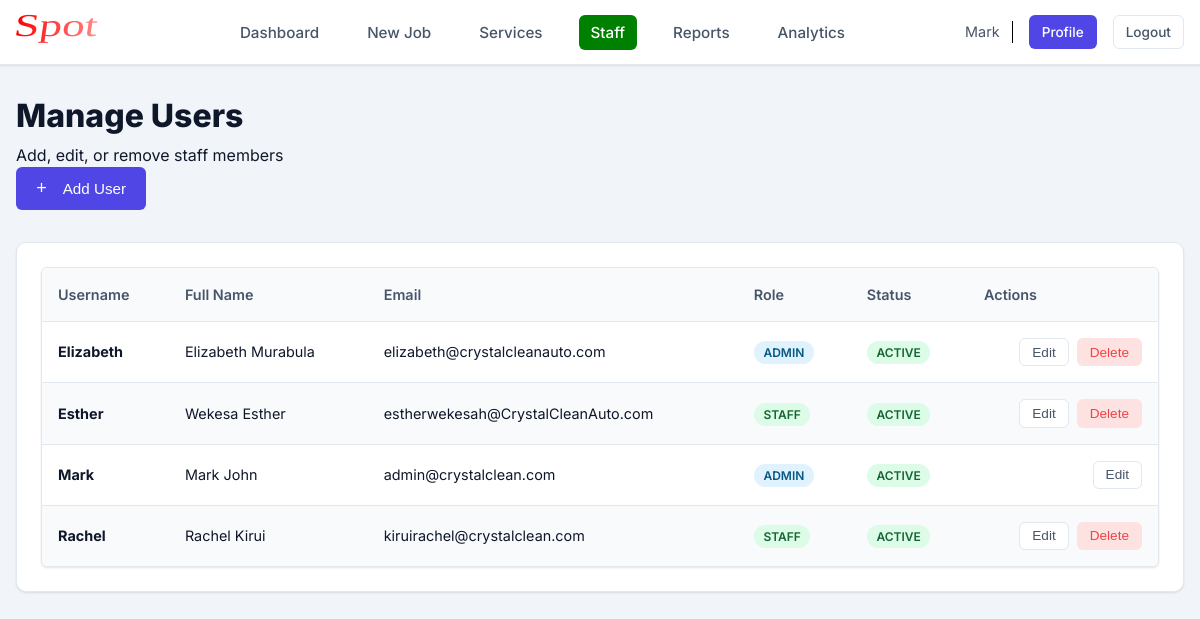
The app's page /users (signed in) with its own data.
### app/models.py (models this page shows, shortened)
class User(UserMixin, db.Model):
    __tablename__ = 'users'
    id = db.Column(db.Integer, primary_key=True)
    username = db.Column(db.String(80), unique=True, nullable=False, index=True)
    full_name = db.Column(db.String(120), nullable=False)
    email = db.Column(db.String(120), unique=True, nullable=False)
    password_hash = db.Column(db.String(255), nullable=False)
    role = db.Column(db.String(20), nullable=False, default='staff')  # 'admin' or 'staff'
    is_active = db.Column(db.Boolean, default=True)
    created_at = db.Column(db.DateTime, default=datetime.utcnow)
    cars = db.relationship('Car', backref='assigned_user', lazy='dynamic')
    notifications = db.relationship('Notification', backref='user', lazy='dynamic')

### app/routes.py (the view)
@app.route('/users')
@login_required
@admin_required
def manage_users():
    users = User.query.order_by(User.username).all()
    add_form = AddUserForm()
    edit_form = EditUserForm()
    return render_template('manage_users.html',
                         users=users,
                         add_form=add_form,
                         edit_form=edit_form)

### app/models.py (called while the page is built)
@login_manager.user_loader
def load_user(user_id):
    return User.query.get(int(user_id))

### app/utils.py (called while the page is built)
def admin_required(f):
    @wraps(f)
    def decorated_function(*args, **kwargs):
        if not current_user.is_authenticated:
            flash('Please log in to access this page.', 'error')
            return redirect(url_for('login'))
        if current_user.role != 'admin':
            flash('You do not have permission to access this page.', 'error')
            return redirect(url_for('staff_dashboard'))
        return f(*args, **kwargs)
    return decorated_function

### app/templates/manage_users.html (shortened to what this page needs)
{% extends "base.html" %}
{% block content %}
<div class="dashboard-header" style="margin-bottom: 32px;">
    <div>
        <h1 style="font-size: 32px; font-weight: 800; color: var(--text-dark);">Manage Users</h1>
        <p style="color: var(--text-light); margin-top: 8px;">Add, edit, or remove staff members</p>
    </div>
    <button class="btn btn-primary" onclick="openAddUserModal()">
        <span style="font-size: 18px; margin-right: 8px;">+</span> Add User
    </button>
</div>
<div class="card">
    <div class="card-body">
        {% if users %}
        <div class="table-responsive">
            <table class="table">
                <thead>
                    <tr>
                        <th>Username</th>
                        <th>Full Name</th>
                        <th>Email</th>
                        <th>Role</th>
                        <th>Status</th>
                        <th>Actions</th>
                    </tr>
                </thead>
                <tbody>
                    {% for user in users %}
                    <tr>
                        <td data-label="Username"><strong>{{ user.username }}</strong></td>
                        <td data-label="Full Name">{{ user.full_name }}</td>
                        <td data-label="Email">{{ user.email }}</td>
                        <td data-label="Role">
                            <span
                                class="badge {% if user.role == 'admin' %}badge-pending{% else %}badge-completed{% endif %}">
                                {{ user.role.upper() }}
                            </span>
                        </td>
                        <td data-label="Status">
                            <span
                                class="badge {% if user.is_active %}badge-completed{% else %}badge-in-progress{% endif %}">
                                {% if user.is_active %}Active{% else %}Inactive{% endif %}
                            </span>
                        </td>
                        <td data-label="Actions">
                            <div class="action-buttons" style="display: flex; gap: 0.5rem; justify-content: flex-end;">
                                <button class="btn btn-sm btn-secondary"
                                    onclick="openEditUserModal({{ user.id }}, '{{ user.username }}', '{{ user.full_name }}', '{{ user.email }}', '{{ user.role }}', {{ user.is_active|lower }})">
                                    Edit
                                </button>
                                {% if user.id != current_user.id %}
                                <form method="POST" action="{{ url_for('delete_user', user_id=user.id) }}"
                                    style="display: inline;"
                                    onsubmit="return confirm('Are you sure you want to delete this user?')">
                                    <button type="submit" class="btn btn-sm btn-danger">Delete</button>
                                </form>
                                {% endif %}
                            </div>
                        </td>
                    </tr>
                    {% endfor %}
                </tbody>
            </table>
        </div>
        {% endif %}
    </div>
</div>
{% endblock %}

### app/templates/base.html (shortened to what this page needs)
<!DOCTYPE html>
<html lang="en">
<head>
    <link rel="stylesheet" href="{{ url_for('static', filename='css/style.css') }}">
    <link rel="stylesheet" href="https://cdnjs.cloudflare.com/ajax/libs/font-awesome/6.5.1/css/all.min.css">
</head>
<body>
    {% if current_user.is_authenticated %}
    <nav class="navbar">
        <div class="nav-container">
            <a href="{{ url_for('admin_dashboard') if current_user.role == 'admin' else url_for('staff_dashboard') }}"
                class="nav-brand" style="font-family: 'Inter', sans-serif;">
                <img src="{{ url_for('static', filename='images/spot.svg') }}" alt="Spot"
                    style="height: 40px; width: auto; margin: 0; transform: translateY(0);">
            </a>
            <ul class="nav-menu">
                {% if current_user.role == 'admin' %}
                <li><a href="{{ url_for('admin_dashboard') }}"
                        class="nav-link {% if request.endpoint == 'admin_dashboard' %}active{% endif %}">Dashboard</a>
                </li>
                <li><a href="{{ url_for('add_car') }}"
                        class="nav-link {% if request.endpoint == 'add_car' %}active{% endif %}">New Job</a></li>
                <li><a href="{{ url_for('manage_services') }}"
                        class="nav-link {% if request.endpoint == 'manage_services' %}active{% endif %}">Services</a>
                </li>
                <li><a href="{{ url_for('manage_users') }}"
                        class="nav-link {% if request.endpoint == 'manage_users' %}active{% endif %}">Staff</a></li>
                <li><a href="{{ url_for('reports') }}"
                        class="nav-link {% if request.endpoint == 'reports' %}active{% endif %}">Reports</a></li>
                <li><a href="{{ url_for('analytics') }}"
                        class="nav-link {% if request.endpoint == 'analytics' %}active{% endif %}">Analytics</a></li>
                {% else %}
                <li><a href="{{ url_for('staff_dashboard') }}"
                        class="nav-link {% if request.endpoint == 'staff_dashboard' %}active{% endif %}">My Jobs</a>
                </li>
                {% endif %}
            </ul>
            <div class="nav-right">
                <span
                    style="font-size: 0.9rem; padding-right: 12px; border-right: 1px solid black; color: var(--text-secondary);">{{
                    current_user.username }}</span>
                <a href="{{ url_for('view_profile') }}" class="btn btn-sm btn-primary">Profile</a>
                <a href="{{ url_for('logout') }}" class="btn btn-sm btn-secondary">Logout</a>
            </div>
        </div>
    </nav>
    {% endif %}
    <main class="main-content">
        {% block content %}{% endblock %}
    </main>
</body>
</html>

### app/static/css/style.css (style rules this page uses)
:root { --bg-body: #f1f5f9; --bg-surface: #ffffff; --bg-surface-alt: #f8fafc; --text-primary: #0f172a; --text-secondary: #475569; --text-muted: #94a3b8; --text-on-primary: #ffffff; --primary: #4f46e5; --primary-dark: #4338ca; --primary-light: #e0e7ff; --success: #10b981; --warning: #f59e0b; --danger: #ef4444; --info: #3b82f6; --border-light: #e2e8f0; --shadow-sm: 0 1px 3px rgba(0, 0, 0, 0.05), 0 1px 2px rgba(0, 0, 0, 0.06); --shadow-md: 0 4px 6px -1px rgba(0, 0, 0, 0.05), 0 2px 4px -1px rgba(0, 0, 0, 0.03); --shadow-lg: 0 10px 15px -3px rgba(0, 0, 0, 0.05), 0 4px 6px -2px rgba(0, 0, 0, 0.02); --radius-sm: 6px; --radius-md: 10px; --radius-lg: 16px; --max-width: 1200px; }
*, *::before, *::after { box-sizing: border-box; margin: 0; padding: 0; }
body { background-color: var(--bg-body); color: var(--text-primary); font-family: 'Inter', sans-serif; line-height: 1.5; min-height: 100vh; }
h1, h2, h3, h4, h5, h6 { font-weight: 700; line-height: 1.2; color: var(--text-primary); margin-bottom: 0.5rem; }
a { color: var(--primary); text-decoration: none; }
.main-content { max-width: var(--max-width); margin: 0 auto; padding: 2rem 1rem; min-height: 80vh; padding-bottom: 6rem; }
.navbar { background: var(--bg-surface); border-bottom: 1px solid var(--border-light); padding: 0.75rem 0; position: sticky; top: 0; z-index: 1000; box-shadow: var(--shadow-sm); }
.nav-container { max-width: var(--max-width); margin: 0 auto; padding: 0 1rem; display: flex; justify-content: space-between; align-items: center; }
.nav-brand { display: flex; align-items: center; gap: 0.75rem; font-weight: 700; font-size: 1.25rem; color: var(--text-primary); }
.nav-menu { display: flex; align-items: center; gap: 1.5rem; list-style: none; }
.nav-link { color: var(--text-secondary); font-weight: 500; font-size: 0.95rem; padding: 0.5rem 0.75rem; border-radius: var(--radius-sm); }
.nav-link:hover, .nav-link.active { color: #fff; background-color: green; text-decoration: none; }
.nav-right { display: flex; align-items: center; gap: 1rem; }
.card { background: var(--bg-surface); border: 1px solid var(--border-light); border-radius: var(--radius-md); padding: 1.5rem; margin-bottom: 1.5rem; box-shadow: var(--shadow-sm); transition: transform 0.2s ease, box-shadow 0.2s ease; }
.table-responsive { display: block; width: 100%; overflow-x: auto; border: 1px solid var(--border-light); border-radius: var(--radius-sm); background: var(--bg-surface); box-shadow: var(--shadow-sm); -webkit-overflow-scrolling: touch; scrollbar-width: thin; scrollbar-color: var(--border-light) transparent; }
.table { width: 100%; border-collapse: collapse; font-size: 0.9rem; }
.table th { background: var(--bg-surface-alt); color: var(--text-secondary); font-weight: 600; text-align: left; padding: 1rem; border-bottom: 1px solid var(--border-light); white-space: nowrap; position: sticky; top: 0; z-index: 10; }
.table td { padding: 1rem; border-bottom: 1px solid var(--border-light); color: var(--text-primary); white-space: nowrap; }
.table tbody tr:nth-child(even) { background-color: #f8fafc; }
.table tr:last-child td { border-bottom: none; }
.btn { display: inline-flex; align-items: center; justify-content: center; gap: 0.5rem; padding: 0.6rem 1.2rem; border-radius: var(--radius-sm); font-weight: 500; cursor: pointer; border: 1px solid transparent; transition: all 0.15s ease; font-size: 0.95rem; }
.btn-primary { background-color: var(--primary); color: var(--text-on-primary); }
.btn-secondary { background-color: var(--bg-surface); border-color: var(--border-light); color: var(--text-secondary); }
.btn-danger { background-color: #fee2e2; color: var(--danger); border-color: transparent; }
.btn-sm { padding: 0.35rem 0.75rem; font-size: 0.85rem; }
.badge { padding: 0.25rem 0.6rem; border-radius: 99px; font-size: 0.75rem; font-weight: 600; text-transform: uppercase; }
.badge-completed { background: #dcfce7; color: #166534; }
.badge-pending { background: #e0f2fe; color: #075985; }
.action-buttons { display: flex; gap: 0.5rem; align-items: center; }

### records on screen
User: username "Mark", full_name "Mark John", email "admin@crystalclean.com", role "ADMIN", is_active "ACTIVE"
User: username "Elizabeth", full_name "Elizabeth Murabula", email "elizabeth@crystalcleanauto.com", role "ADMIN", is_active "ACTIVE"
User: username "Esther", full_name "Wekesa Esther", email "estherwekesah@CrystalCleanAuto.com", role "STAFF", is_active "ACTIVE"
User: username "Rachel", full_name "Rachel Kirui", email "kiruirachel@crystalclean.com", role "STAFF", is_active "ACTIVE"
